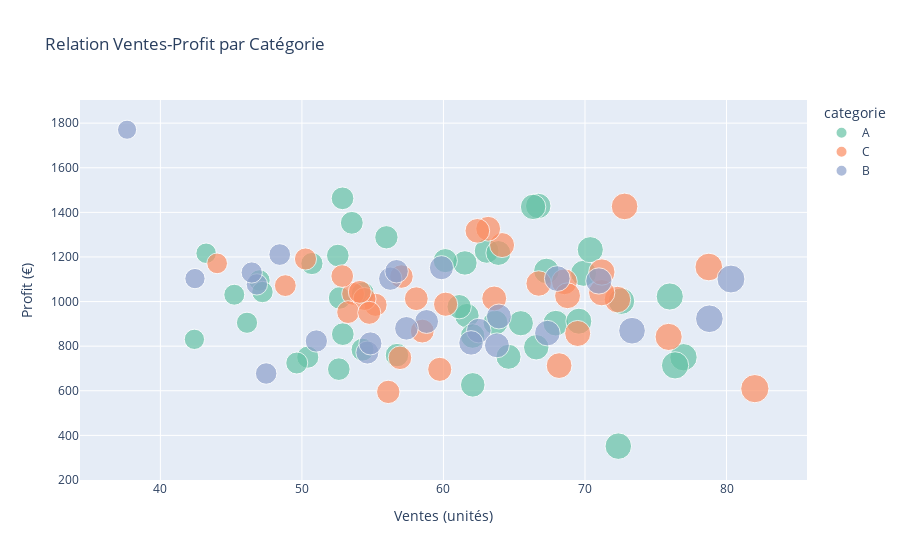

Here is the notebook cell this chart was saved with:
### Code cell
# ============================================================================
# GRAPHIQUE 1 : SCATTER PLOT (Nuage de points)
# ============================================================================

print("\n SCATTER PLOT - Relation entre deux variables")

fig_scatter = px.scatter(
    df_demo,
    x='ventes',
    y='profit',
    color='categorie',
    size='ventes',
    hover_data=['date', 'region'],
    title=' Relation Ventes-Profit par Catégorie',
    labels={'ventes': 'Ventes (unités)', 'profit': 'Profit (€)'},
    color_discrete_sequence=px.colors.qualitative.Set2
)

# Customisation
fig_scatter.update_traces(marker=dict(opacity=0.7))
fig_scatter.show()

### Figure 1 — Plotly figure (JSON) as saved in the notebook; plotly's stock layout.template omitted (floating-point values rounded to 4 significant figures)
{"data": [{"customdata": [["2024-01-01T00:00:00", "Sud"], ["2024-01-03T00:00:00", "Ouest"], ["2024-01-04T00:00:00", "Nord"], ["2024-01-07T00:00:00", "Ouest"], ["2024-01-08T00:00:00", "Nord"], ["2024-01-12T00:00:00", "Sud"], ["2024-01-17T00:00:00", "Sud"], ["2024-01-19T00:00:00", "Sud"], ["2024-01-26T00:00:00", "Ouest"], ["2024-01-29T00:00:00", "Nord"], ["2024-01-31T00:00:00", "Ouest"], ["2024-02-02T00:00:00", "Est"], ["2024-02-03T00:00:00", "Est"], ["2024-02-04T00:00:00", "Nord"], ["2024-02-05T00:00:00", "Nord"], ["2024-02-06T00:00:00", "Ouest"], ["2024-02-08T00:00:00", "Sud"], ["2024-02-09T00:00:00", "Ouest"], ["2024-02-11T00:00:00", "Est"], ["2024-02-14T00:00:00", "Sud"], ["2024-02-18T00:00:00", "Sud"], ["2024-02-19T00:00:00", "Est"], ["2024-02-21T00:00:00", "Sud"], ["2024-02-23T00:00:00", "Nord"], ["2024-02-25T00:00:00", "Sud"], ["2024-02-27T00:00:00", "Sud"], ["2024-02-28T00:00:00", "Sud"], ["2024-03-01T00:00:00", "Ouest"], ["2024-03-03T00:00:00", "Nord"], ["2024-03-06T00:00:00", "Est"], ["2024-03-07T00:00:00", "Nord"], ["2024-03-08T00:00:00", "Est"], ["2024-03-10T00:00:00", "Ouest"], ["2024-03-17T00:00:00", "Ouest"], ["2024-03-18T00:00:00", "Nord"], ["2024-03-20T00:00:00", "Nord"], ["2024-03-22T00:00:00", "Sud"], ["2024-03-23T00:00:00", "Ouest"], ["2024-03-25T00:00:00", "Ouest"], ["2024-03-27T00:00:00", "Nord"], ["2024-03-28T00:00:00", "Est"], ["2024-04-04T00:00:00", "Nord"], ["2024-04-07T00:00:00", "Est"]], "hovertemplate": "categorie=A<br>Ventes (unités)=%{marker.size}<br>Profit (€)=%{y}<br>date=%{customdata[0]}<br>region=%{customdata[1]}<extra></extra>", "legendgroup": "A", "marker": {"color": "rgb(102,194,165)", "opacity": 0.7, "size": [47.0, 42.4, 52.61, 47.21, 50.41, 45.22, 43.23, 49.64, 63.05, 61.66, 62.06, 65.46, 52.67, 52.87, 62.07, 67.27, 63.68, 63.88, 54.28, 52.89, 66.7, 69.9, 54.3, 50.71, 61.11, 61.52, 56.72, 46.12, 53.53, 60.13, 66.33, 52.54, 67.94, 72.35, 66.56, 76.96, 76.36, 69.57, 55.97, 70.37, 72.58, 75.99, 64.6], "sizemode": "area", "sizeref": 0.205, "symbol": "circle"}, "mode": "markers", "name": "A", "orientation": "v", "showlegend": true, "type": "scatter", "x": [47.0, 42.4, 52.61, 47.21, 50.41, 45.22, 43.23, 49.64, 63.05, 61.66, 62.06, 65.46, 52.67, 52.87, 62.07, 67.27, 63.68, 63.88, 54.28, 52.89, 66.7, 69.9, 54.3, 50.71, 61.11, 61.52, 56.72, 46.12, 53.53, 60.13, 66.33, 52.54, 67.94, 72.35, 66.56, 76.96, 76.36, 69.57, 55.97, 70.37, 72.58, 75.99, 64.6], "xaxis": "x", "y": [1095.0, 830.6, 697.0, 1043.0, 750.9, 1031.0, 1217.0, 724.5, 1227.0, 936.9, 845.4, 902.9, 1016.0, 1463.0, 626.5, 1137.0, 905.6, 1218.0, 784.5, 853.9, 1429.0, 1127.0, 1037.0, 1170.0, 977.1, 1173.0, 759.9, 905.0, 1353.0, 1184.0, 1424.0, 1206.0, 903.2, 351.7, 795.1, 750.4, 714.0, 912.0, 1288.0, 1233.0, 1002.0, 1023.0, 752.4], "yaxis": "y"}, {"customdata": [["2024-01-02T00:00:00", "Est"], ["2024-01-06T00:00:00", "Sud"], ["2024-01-09T00:00:00", "Nord"], ["2024-01-13T00:00:00", "Nord"], ["2024-01-15T00:00:00", "Sud"], ["2024-01-16T00:00:00", "Nord"], ["2024-01-25T00:00:00", "Est"], ["2024-01-27T00:00:00", "Ouest"], ["2024-02-01T00:00:00", "Nord"], ["2024-02-10T00:00:00", "Est"], ["2024-02-12T00:00:00", "Nord"], ["2024-02-15T00:00:00", "Est"], ["2024-02-16T00:00:00", "Est"], ["2024-02-20T00:00:00", "Est"], ["2024-02-22T00:00:00", "Est"], ["2024-02-24T00:00:00", "Nord"], ["2024-03-04T00:00:00", "Est"], ["2024-03-05T00:00:00", "Nord"], ["2024-03-09T00:00:00", "Nord"], ["2024-03-11T00:00:00", "Sud"], ["2024-03-13T00:00:00", "Est"], ["2024-03-14T00:00:00", "Ouest"], ["2024-03-16T00:00:00", "Nord"], ["2024-03-19T00:00:00", "Sud"], ["2024-03-21T00:00:00", "Sud"], ["2024-03-24T00:00:00", "Nord"], ["2024-03-26T00:00:00", "Nord"], ["2024-03-31T00:00:00", "Sud"], ["2024-04-02T00:00:00", "Est"], ["2024-04-05T00:00:00", "Ouest"], ["2024-04-06T00:00:00", "Est"], ["2024-04-08T00:00:00", "Ouest"], ["2024-04-09T00:00:00", "Nord"]], "hovertemplate": "categorie=C<br>Ventes (unités)=%{marker.size}<br>Profit (€)=%{y}<br>date=%{customdata[0]}<br>region=%{customdata[1]}<extra></extra>", "legendgroup": "C", "marker": {"color": "rgb(252,141,98)", "opacity": 0.7, "size": [55.2, 44.01, 53.62, 54.42, 48.83, 57.03, 52.85, 50.25, 53.26, 58.08, 69.48, 54.09, 72.29, 56.1, 58.51, 75.91, 66.73, 56.93, 59.74, 64.14, 68.55, 78.75, 60.15, 54.76, 63.16, 68.77, 68.17, 71.18, 63.59, 71.19, 62.39, 72.8, 82.0], "sizemode": "area", "sizeref": 0.205, "symbol": "circle"}, "mode": "markers", "name": "C", "orientation": "v", "showlegend": true, "type": "scatter", "x": [55.2, 44.01, 53.62, 54.42, 48.83, 57.03, 52.85, 50.25, 53.26, 58.08, 69.48, 54.09, 72.29, 56.1, 58.51, 75.91, 66.73, 56.93, 59.74, 64.14, 68.55, 78.75, 60.15, 54.76, 63.16, 68.77, 68.17, 71.18, 63.59, 71.19, 62.39, 72.8, 82.0], "xaxis": "x", "y": [985.4, 1171.0, 1035.0, 1012.0, 1072.0, 1112.0, 1114.0, 1191.0, 952.6, 1013.0, 856.9, 1043.0, 1009.0, 595.0, 867.6, 841.5, 1081.0, 747.8, 696.1, 1253.0, 1089.0, 1155.0, 988.1, 949.5, 1326.0, 1026.0, 712.8, 1040.0, 1014.0, 1132.0, 1317.0, 1427.0, 609.6], "yaxis": "y"}, {"customdata": [["2024-01-05T00:00:00", "Sud"], ["2024-01-10T00:00:00", "Sud"], ["2024-01-11T00:00:00", "Est"], ["2024-01-14T00:00:00", "Ouest"], ["2024-01-18T00:00:00", "Est"], ["2024-01-20T00:00:00", "Sud"], ["2024-01-21T00:00:00", "Nord"], ["2024-01-22T00:00:00", "Nord"], ["2024-01-23T00:00:00", "Nord"], ["2024-01-24T00:00:00", "Sud"], ["2024-01-28T00:00:00", "Nord"], ["2024-01-30T00:00:00", "Sud"], ["2024-02-07T00:00:00", "Ouest"], ["2024-02-13T00:00:00", "Ouest"], ["2024-02-17T00:00:00", "Sud"], ["2024-02-26T00:00:00", "Ouest"], ["2024-02-29T00:00:00", "Ouest"], ["2024-03-02T00:00:00", "Ouest"], ["2024-03-12T00:00:00", "Nord"], ["2024-03-15T00:00:00", "Nord"], ["2024-03-29T00:00:00", "Nord"], ["2024-03-30T00:00:00", "Ouest"], ["2024-04-01T00:00:00", "Nord"], ["2024-04-03T00:00:00", "Ouest"]], "hovertemplate": "categorie=B<br>Ventes (unités)=%{marker.size}<br>Profit (€)=%{y}<br>date=%{customdata[0]}<br>region=%{customdata[1]}<extra></extra>", "legendgroup": "B", "marker": {"color": "rgb(141,160,203)", "opacity": 0.7, "size": [58.81, 46.82, 51.02, 54.63, 48.43, 54.84, 68.04, 56.24, 42.44, 37.65, 46.45, 59.86, 47.47, 56.69, 62.49, 80.31, 63.92, 73.32, 67.34, 61.95, 63.78, 70.98, 57.38, 78.79], "sizemode": "area", "sizeref": 0.205, "symbol": "circle"}, "mode": "markers", "name": "B", "orientation": "v", "showlegend": true, "type": "scatter", "x": [58.81, 46.82, 51.02, 54.63, 48.43, 54.84, 68.04, 56.24, 42.44, 37.65, 46.45, 59.86, 47.47, 56.69, 62.49, 80.31, 63.92, 73.32, 67.34, 61.95, 63.78, 70.98, 57.38, 78.79], "xaxis": "x", "y": [910.7, 1077.0, 823.2, 771.4, 1211.0, 812.4, 1103.0, 1103.0, 1103.0, 1771.0, 1130.0, 1152.0, 677.5, 1136.0, 869.7, 1101.0, 933.1, 869.3, 858.5, 814.6, 803.7, 1092.0, 880.0, 922.9], "yaxis": "y"}], "layout": {"legend": {"itemsizing": "constant", "title": {"text": "categorie"}, "tracegroupgap": 0}, "title": {"text": " Relation Ventes-Profit par Catégorie"}, "xaxis": {"anchor": "y", "domain": [0, 1], "title": {"text": "Ventes (unités)"}}, "yaxis": {"anchor": "x", "domain": [0, 1], "title": {"text": "Profit (€)"}}}}
